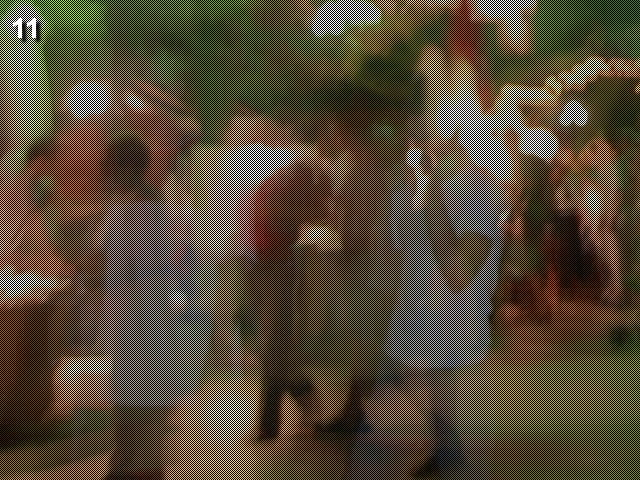
#> input picture 11/cave.jpg, 640 x 480 px
$ python cave.py   (Python 2 division)
#> lines starting #> are read from the running program, lines starting #| are printed output that depends on the picture
from PIL import Image
import re


im   = Image.open('cave.jpg')
#> im is the input picture: PIL image 640x480 RGB; mean R, G, B 85.8, 73.7, 57.3
w,h = im.size
#> w = 640; h = 480

odd  = Image.new( 'RGB' , (w/2,h/2) , (255,255,255) )
#> odd: PIL image 320x240 RGB; every value is 255
even = Image.new( 'RGB' , (w/2,h/2) , (255,255,255) )

counter = 0

for y in range(0,h-1):
    # checkerboard - one that ended needs also to start
    counter += 1
    for x in range(0,w-1):
        counter += 1
        p = im.getpixel((x,y))
        if 0 == counter % 2:
            even.putpixel((x/2,y/2),p)
        else:
            odd.putpixel((x/2,y/2),p)
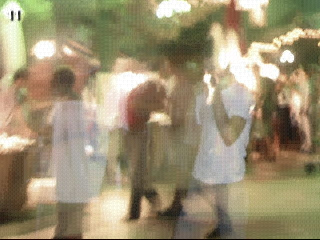
#> even: PIL image 320x240 RGB; mean R, G, B 155.5, 143, 113.7
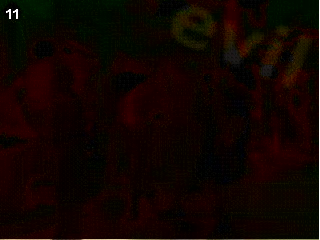
#> odd: PIL image 320x240 RGB; mean R, G, B 16.9, 5.3, 1.6
#> after the loop, counter = 306560

odd.save('odd.png')
even.save('even.png')
